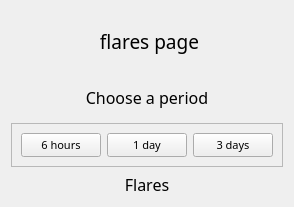
               <widget class="QWidget" name="page_flares">
                <property name="enabled">
                 <bool>true</bool>
                </property>
                <property name="font">
                 <font>
                  <pointsize>12</pointsize>
                 </font>
                </property>
                <layout class="QVBoxLayout" name="verticalLayout_18">
                 <item>
                  <widget class="QLabel" name="label_flares">
                   <property name="minimumSize">
                    <size>
                     <width>0</width>
                     <height>60</height>
                    </size>
                   </property>
                   <property name="maximumSize">
                    <size>
                     <width>16777215</width>
                     <height>60</height>
                    </size>
                   </property>
                   <property name="font">
                    <font>
                     <family>8BIT WONDER(RUS BY LYAJKA)</family>
                     <pointsize>14</pointsize>
                    </font>
                   </property>
                   <property name="text">
                    <string> flares page</string>
                   </property>
                   <property name="alignment">
                    <set>Qt::AlignCenter</set>
                   </property>
                  </widget>
                 </item>
                 <item>
                  <widget class="QLabel" name="label_chooseflaresperiod">
                   <property name="minimumSize">
                    <size>
                     <width>0</width>
                     <height>40</height>
                    </size>
                   </property>
                   <property name="maximumSize">
                    <size>
                     <width>16777215</width>
                     <height>40</height>
                    </size>
                   </property>
                   <property name="font">
                    <font>
                     <family>8BIT WONDER(RUS BY LYAJKA)</family>
                     <pointsize>12</pointsize>
                    </font>
                   </property>
                   <property name="text">
                    <string>Choose a period</string>
                   </property>
                   <property name="alignment">
                    <set>Qt::AlignCenter</set>
                   </property>
                  </widget>
                 </item>
                 <item>
                  <widget class="QFrame" name="frame_6">
                   <property name="maximumSize">
                    <size>
                     <width>16777215</width>
                     <height>60</height>
                    </size>
                   </property>
                   <property name="frameShape">
                    <enum>QFrame::StyledPanel</enum>
                   </property>
                   <property name="frameShadow">
                    <enum>QFrame::Raised</enum>
                   </property>
                   <layout class="QHBoxLayout" name="horizontalLayout_6">
                    <item>
                     <widget class="QPushButton" name="btnFlares6h">
                      <property name="maximumSize">
                       <size>
                        <width>120</width>
                        <height>40</height>
                       </size>
                      </property>
                      <property name="font">
                       <font>
                        <family>8BIT WONDER(RUS BY LYAJKA)</family>
                        <pointsize>8</pointsize>
                       </font>
                      </property>
                      <property name="text">
                       <string>6 hours</string>
                      </property>
                     </widget>
                    </item>
                    <item>
                     <widget class="QPushButton" name="btnFlares1d">
                      <property name="maximumSize">
                       <size>
                        <width>120</width>
                        <height>40</height>
                       </size>
                      </property>
                      <property name="font">
                       <font>
                        <family>8BIT WONDER(RUS BY LYAJKA)</family>
                        <pointsize>8</pointsize>
                       </font>
                      </property>
                      <property name="text">
                       <string>1 day</string>
                      </property>
                     </widget>
                    </item>
                    <item>
                     <widget class="QPushButton" name="btnFlares3d">
                      <property name="maximumSize">
                       <size>
                        <width>120</width>
                        <height>40</height>
                       </size>
                      </property>
                      <property name="font">
                       <font>
                        <family>8BIT WONDER(RUS BY LYAJKA)</family>
                        <pointsize>8</pointsize>
                       </font>
                      </property>
                      <property name="text">
                       <string>3 days</string>
                      </property>
                     </widget>
                    </item>
                   </layout>
                  </widget>
                 </item>
                 <item>
                  <widget class="QLabel" name="label_flaresinfo">
                   <property name="enabled">
                    <bool>true</bool>
                   </property>
                   <property name="font">
                    <font>
                     <family>8BIT WONDER(RUS BY LYAJKA)</family>
                     <pointsize>12</pointsize>
                    </font>
                   </property>
                   <property name="text">
                    <string>Flares</string>
                   </property>
                   <property name="alignment">
                    <set>Qt::AlignCenter</set>
                   </property>
                  </widget>
                 </item>
                </layout>
               </widget>
